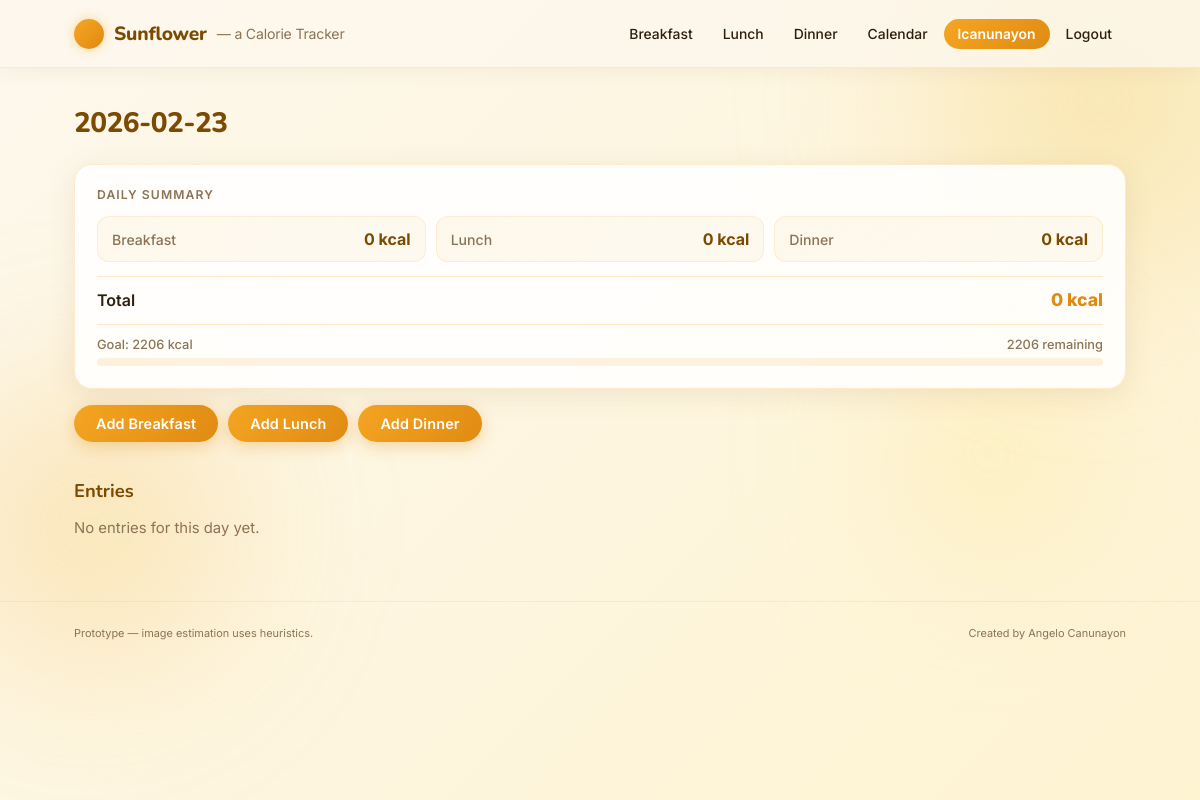
/day/2026-02-23 (signed in), run on the app's committed database.
### models.py (models this page shows, shortened)
class User(UserMixin, db.Model):
    id = db.Column(db.Integer, primary_key=True)
    username = db.Column(db.String(80), unique=True, nullable=False)
    password_hash = db.Column(db.String(200), nullable=False)
    created_at = db.Column(db.DateTime, server_default=db.func.now())
    entries = db.relationship('Entry', backref='user', lazy=True)
    avatar_filename = db.Column(db.String(200))
    weight_kg      = db.Column(db.Float)
    height_cm      = db.Column(db.Float)
    age            = db.Column(db.Integer)
    sex            = db.Column(db.String(10))
    activity_level = db.Column(db.String(20))
    goal_type      = db.Column(db.String(20))   # 'lose' | 'maintain' | 'gain'
    calorie_goal   = db.Column(db.Integer)

### app.py (the view)
@app.route('/day/<date>')
@login_required
def day_view(date):
    try:
        dt = datetime.date.fromisoformat(date)
    except Exception:
        flash('Invalid date')
        return redirect(url_for('calendar_view'))
    from models import Entry
    entries = Entry.query.filter(Entry.date == date, Entry.user_id == current_user.id).all()
    totals = { 'breakfast': 0, 'lunch': 0, 'dinner': 0 }
    for e in entries:
        totals[e.meal] = totals.get(e.meal, 0) + (e.calories or 0)
    return render_template('day.html', date=dt, entries=entries, totals=totals)

### app.py (called while the page is built)
@login_manager.user_loader
def load_user(user_id):
    from models import User
    try:
        return User.query.get(int(user_id))
    except Exception:
        return None

### templates/day.html (shortened to what this page needs)
{% extends 'base.html' %}
{% block content %}
  <h2 class="page-heading">{{ date.isoformat() }}</h2>
  <div class="card">
    <div class="day-title">Daily Summary</div>
    <div class="summary-grid-3">
      <div class="summary-item">
        <div class="label">Breakfast</div>
        <div class="value">{{ totals.breakfast }} kcal</div>
      </div>
      <div class="summary-item">
        <div class="label">Lunch</div>
        <div class="value">{{ totals.lunch }} kcal</div>
      </div>
      <div class="summary-item">
        <div class="label">Dinner</div>
        <div class="value">{{ totals.dinner }} kcal</div>
      </div>
    </div>
    <div class="summary-total">
      <span class="label">Total</span>
      <span class="value">{{ totals.breakfast + totals.lunch + totals.dinner }} kcal</span>
    </div>
    {% if current_user.calorie_goal %}
      {% set consumed = totals.breakfast + totals.lunch + totals.dinner %}
      {% set pct = [((consumed / current_user.calorie_goal) * 100)|int, 100]|min %}
      <div class="goal-progress-wrap">
        <div class="goal-progress-labels">
          <span class="muted" style="font-size:0.8rem;">Goal: {{ current_user.calorie_goal }} kcal</span>
          <span class="muted" style="font-size:0.8rem;">
            {% if consumed > current_user.calorie_goal %}{{ consumed - current_user.calorie_goal }} over{% else %}{{ current_user.calorie_goal - consumed }} remaining{% endif %}
          </span>
        </div>
        <div class="goal-bar-wrap">
        </div>
      </div>
    {% endif %}
  </div>
  <div class="quick-add">
    <a class="btn btn-primary" href="/upload/breakfast?date={{ date.isoformat() }}">Add Breakfast</a>
    <a class="btn btn-primary" href="/upload/lunch?date={{ date.isoformat() }}">Add Lunch</a>
    <a class="btn btn-primary" href="/upload/dinner?date={{ date.isoformat() }}">Add Dinner</a>
  </div>
  <section class="entries-section">
    <div class="section-title">Entries</div>
    {% if entries %}
      <div class="entries-grid">
        {% for e in entries %}
          <article class="entry card">
            <img class="entry-photo" src="{{ '/uploads/' + e.image_filename if e.image_filename else '/static/Assets/silouette.jpg' }}" alt="photo">
            <div class="entry-body">
              <div class="entry-top">
                <div class="entry-meal">{{ e.meal.title() }}</div>
                <div class="entry-cal">{{ e.calories }} kcal</div>
              </div>
              <div class="entry-desc">{{ e.food_estimate }} {{ e.notes }}</div>
              <div class="entry-actions">
                <a class="btn btn-outline" href="/entry/{{ e.id }}/edit">Edit</a>
                <form method="post" action="/entry/{{ e.id }}/delete" onsubmit="return confirm('Delete this entry?');">
                  <button type="submit" class="btn btn-ghost">Delete</button>
                </form>
              </div>
            </div>
          </article>
        {% endfor %}
      </div>
    {% else %}
      <p class="muted">No entries for this day yet.</p>
    {% endif %}
  </section>
{% endblock %}

### templates/base.html (shortened to what this page needs)
<!doctype html>
<html lang="en">
  <head>
    <link rel="stylesheet" href="/static/style.css">
  </head>
  <body>
    <div class="bg-canvas"></div>
    <div class="bg-orb bg-orb-2"></div>
    <div class="bg-orb bg-orb-3"></div>
    <div id="site-root" class="page-enter">
      <header class="site-header">
        <div class="container header-inner">
          <h1 class="brand">
            <a href="/">
              <span class="brand-sun"></span>
              Sunflower
              <span class="brand-text-sub">— a Calorie Tracker</span>
            </a>
          </h1>
          <nav class="main-nav">
            <a class="nav-link" href="/upload/breakfast">Breakfast</a>
            <a class="nav-link" href="/upload/lunch">Lunch</a>
            <a class="nav-link" href="/upload/dinner">Dinner</a>
            <a class="nav-link" href="/calendar">Calendar</a>
            {% if current_user.is_authenticated %}
              <a class="nav-link nav-user" href="/profile">{{ current_user.username }}</a>
              <a class="nav-link" href="/logout">Logout</a>
            {% else %}
              <a class="nav-link" href="/login">Login</a>
              <a class="nav-link" href="/register">Register</a>
            {% endif %}
          </nav>
        </div>
      </header>
      <main class="container">
        <div id="page-content">
          {% block content %}{% endblock %}
        </div>
      </main>
      <footer class="site-footer">
        <div class="container footer-inner">
          <small>Prototype — image estimation uses heuristics.</small>
          <small>Created by Angelo Canunayon</small>
        </div>
      </footer>
    </div>
  </body>
</html>

### data on the page
User: username "lcanunayon", calorie_goal "2206", current_user.calorie_goal-consumed "2206"

### other printed values
{{ date.isoformat() }} "2026-02-23"
{{ totals.breakfast }} "0"
{{ totals.lunch }} "0"
{{ totals.dinner }} "0"
{{ totals.breakfast + totals.lunch + totals.dinner }} "0"
